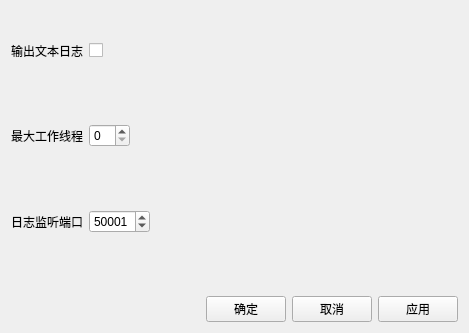
<?xml version="1.0" encoding="UTF-8"?>
<ui version="4.0">
 <class>baseset</class>
 <widget class="QWidget" name="baseset">
  <property name="geometry">
   <rect>
    <x>0</x>
    <y>0</y>
    <width>469</width>
    <height>333</height>
   </rect>
  </property>
  <property name="windowTitle">
   <string>基本设置</string>
  </property>
  <layout class="QVBoxLayout" name="verticalLayout">
   <item>
    <spacer name="verticalSpacer_4">
     <property name="orientation">
      <enum>Qt::Vertical</enum>
     </property>
     <property name="sizeHint" stdset="0">
      <size>
       <width>20</width>
       <height>31</height>
      </size>
     </property>
    </spacer>
   </item>
   <item>
    <layout class="QHBoxLayout" name="horizontalLayout_4">
     <item>
      <widget class="QLabel" name="label_3">
       <property name="text">
        <string>输出文本日志</string>
       </property>
      </widget>
     </item>
     <item>
      <widget class="QCheckBox" name="checkBox_writeLog">
       <property name="toolTip">
        <string>&lt;html&gt;&lt;head/&gt;&lt;body&gt;&lt;p&gt;修改之后需要重启系统生效&lt;/p&gt;&lt;/body&gt;&lt;/html&gt;</string>
       </property>
       <property name="text">
        <string/>
       </property>
      </widget>
     </item>
     <item>
      <spacer name="horizontalSpacer_4">
       <property name="orientation">
        <enum>Qt::Horizontal</enum>
       </property>
       <property name="sizeHint" stdset="0">
        <size>
         <width>40</width>
         <height>20</height>
        </size>
       </property>
      </spacer>
     </item>
    </layout>
   </item>
   <item>
    <spacer name="verticalSpacer_3">
     <property name="orientation">
      <enum>Qt::Vertical</enum>
     </property>
     <property name="sizeHint" stdset="0">
      <size>
       <width>20</width>
       <height>58</height>
      </size>
     </property>
    </spacer>
   </item>
   <item>
    <layout class="QHBoxLayout" name="horizontalLayout_2">
     <item>
      <widget class="QLabel" name="label">
       <property name="text">
        <string>最大工作线程</string>
       </property>
      </widget>
     </item>
     <item>
      <widget class="QSpinBox" name="spinBox_threadnum"/>
     </item>
     <item>
      <spacer name="horizontalSpacer_2">
       <property name="orientation">
        <enum>Qt::Horizontal</enum>
       </property>
       <property name="sizeHint" stdset="0">
        <size>
         <width>40</width>
         <height>20</height>
        </size>
       </property>
      </spacer>
     </item>
    </layout>
   </item>
   <item>
    <spacer name="verticalSpacer_2">
     <property name="orientation">
      <enum>Qt::Vertical</enum>
     </property>
     <property name="sizeHint" stdset="0">
      <size>
       <width>20</width>
       <height>58</height>
      </size>
     </property>
    </spacer>
   </item>
   <item>
    <layout class="QHBoxLayout" name="horizontalLayout">
     <item>
      <widget class="QLabel" name="label_2">
       <property name="text">
        <string>日志监听端口</string>
       </property>
      </widget>
     </item>
     <item>
      <widget class="QSpinBox" name="spinBox_logport">
       <property name="toolTip">
        <string>&lt;html&gt;&lt;head/&gt;&lt;body&gt;&lt;p&gt;修改之后需要重启系统生效&lt;/p&gt;&lt;/body&gt;&lt;/html&gt;</string>
       </property>
       <property name="maximum">
        <number>65535</number>
       </property>
       <property name="value">
        <number>50001</number>
       </property>
      </widget>
     </item>
     <item>
      <spacer name="horizontalSpacer_3">
       <property name="orientation">
        <enum>Qt::Horizontal</enum>
       </property>
       <property name="sizeHint" stdset="0">
        <size>
         <width>40</width>
         <height>20</height>
        </size>
       </property>
      </spacer>
     </item>
    </layout>
   </item>
   <item>
    <spacer name="verticalSpacer">
     <property name="orientation">
      <enum>Qt::Vertical</enum>
     </property>
     <property name="sizeHint" stdset="0">
      <size>
       <width>20</width>
       <height>58</height>
      </size>
     </property>
    </spacer>
   </item>
   <item>
    <layout class="QHBoxLayout" name="horizontalLayout_3">
     <item>
      <spacer name="horizontalSpacer">
       <property name="orientation">
        <enum>Qt::Horizontal</enum>
       </property>
       <property name="sizeHint" stdset="0">
        <size>
         <width>40</width>
         <height>20</height>
        </size>
       </property>
      </spacer>
     </item>
     <item>
      <widget class="QPushButton" name="btn_ok">
       <property name="text">
        <string>确定</string>
       </property>
      </widget>
     </item>
     <item>
      <widget class="QPushButton" name="btn_cancel">
       <property name="text">
        <string>取消</string>
       </property>
      </widget>
     </item>
     <item>
      <widget class="QPushButton" name="btn_apply">
       <property name="text">
        <string>应用</string>
       </property>
      </widget>
     </item>
    </layout>
   </item>
  </layout>
 </widget>
 <resources/>
 <connections/>
</ui>
